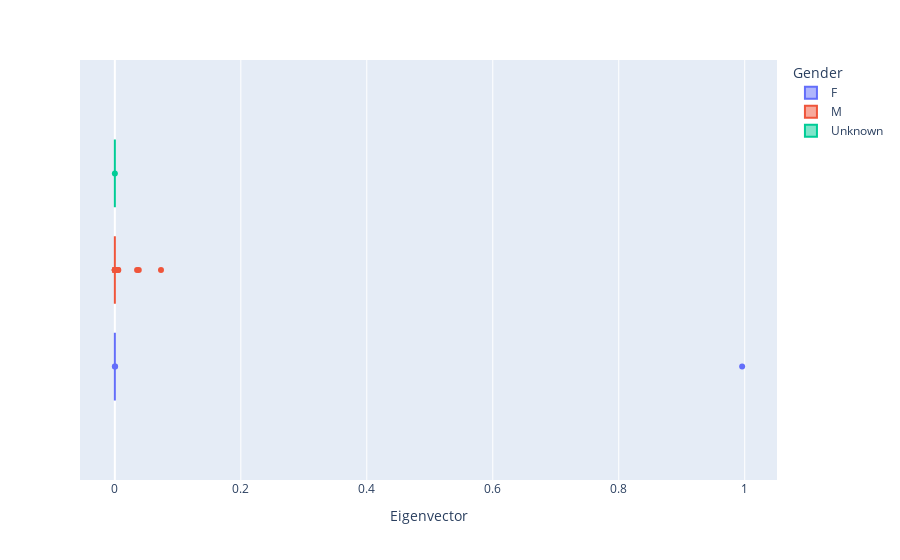

The cell this chart's notebook holds for it:
### Code cell
fig = px.box(df, x="Eigenvector", color="Gender", notched=True)
fig.show()

### Figure 1 — Plotly figure (JSON) as saved in the notebook; plotly's stock layout.template omitted (floating-point values rounded to 4 significant figures; data arrays with more than 128 entries replaced by an {"elided": "..."} marker saying what was removed)
{"data": [{"alignmentgroup": "True", "hovertemplate": "Gender=F<br>Eigenvector=%{x}<extra></extra>", "legendgroup": "F", "marker": {"color": "#636efa"}, "name": "F", "notched": true, "offsetgroup": "F", "orientation": "h", "showlegend": true, "type": "box", "x": {"elided": "146 float values"}, "x0": " ", "xaxis": "x", "y0": " ", "yaxis": "y"}, {"alignmentgroup": "True", "hovertemplate": "Gender=M<br>Eigenvector=%{x}<extra></extra>", "legendgroup": "M", "marker": {"color": "#EF553B"}, "name": "M", "notched": true, "offsetgroup": "M", "orientation": "h", "showlegend": true, "type": "box", "x": {"elided": "176 float values"}, "x0": " ", "xaxis": "x", "y0": " ", "yaxis": "y"}, {"alignmentgroup": "True", "hovertemplate": "Gender=Unknown<br>Eigenvector=%{x}<extra></extra>", "legendgroup": "Unknown", "marker": {"color": "#00cc96"}, "name": "Unknown", "notched": true, "offsetgroup": "Unknown", "orientation": "h", "showlegend": true, "type": "box", "x": [6.174e-103, 8.985e-98, 5.047e-71, 2.153e-49, 9.051e-98, 4.193e-68, 5.443e-27], "x0": " ", "xaxis": "x", "y0": " ", "yaxis": "y"}], "layout": {"autosize": true, "boxmode": "group", "legend": {"title": {"text": "Gender"}, "tracegroupgap": 0}, "margin": {"t": 60}, "xaxis": {"anchor": "y", "autorange": true, "domain": [0, 1], "range": [-0.05533, 1.051], "title": {"text": "Eigenvector"}, "type": "linear"}, "yaxis": {"anchor": "x", "autorange": true, "domain": [0, 1], "range": [-0.514, 0.514], "type": "category"}}}
